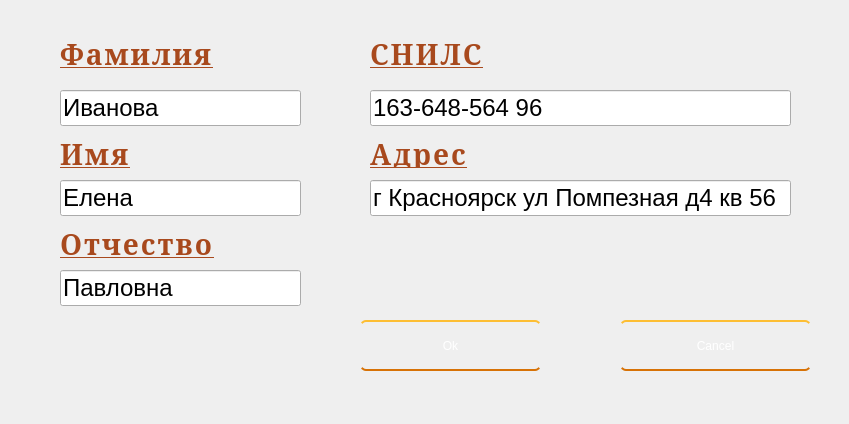
<?xml version="1.0" encoding="UTF-8"?>
<ui version="4.0">
 <class>Dialog</class>
 <widget class="QDialog" name="Dialog">
  <property name="geometry">
   <rect>
    <x>0</x>
    <y>0</y>
    <width>849</width>
    <height>424</height>
   </rect>
  </property>
  <property name="windowTitle">
   <string>Изменить личную информацию</string>
  </property>
  <property name="styleSheet">
   <string notr="true">QWidget{
background-image: url(background.jpg);
}</string>
  </property>
  <widget class="QPushButton" name="accepted_btn">
   <property name="geometry">
    <rect>
     <x>360</x>
     <y>320</y>
     <width>181</width>
     <height>51</height>
    </rect>
   </property>
   <property name="styleSheet">
    <string notr="true">QPushButton {
  display: inline-block;
  color: white;
  text-decoration: none;
  padding: .2em 2em;
  outline: none;
  border-width: 2px 0;
  border-style: solid none;
  border-color: #FDBE33 #000 #D77206;
  border-radius: 6px;
  background: linear-gradient(#F3AE0F, #E38916) #E38916;
  transition: 0.2s;
} 
QPushButton:active { 
background: linear-gradient(#f59500, #f5ae00) #f59500; 
}
QPushButton:hover{ 
background: linear-gradient(#f5ae00, #f59500) #f5ae00; 
}</string>
   </property>
   <property name="text">
    <string>Ok</string>
   </property>
  </widget>
  <widget class="QPushButton" name="canceled_btn">
   <property name="geometry">
    <rect>
     <x>620</x>
     <y>320</y>
     <width>191</width>
     <height>51</height>
    </rect>
   </property>
   <property name="styleSheet">
    <string notr="true">QPushButton {
  display: inline-block;
  color: white;
  text-decoration: none;
  padding: .2em 2em;
  outline: none;
  border-width: 2px 0;
  border-style: solid none;
  border-color: #FDBE33 #000 #D77206;
  border-radius: 6px;
  background: linear-gradient(#F3AE0F, #E38916) #E38916;
  transition: 0.2s;
} 
QPushButton:hover {
 background: linear-gradient(#f5ae00, #f59500) #f5ae00; 
}</string>
   </property>
   <property name="text">
    <string>Cancel</string>
   </property>
  </widget>
  <widget class="QLineEdit" name="ln_snils">
   <property name="geometry">
    <rect>
     <x>370</x>
     <y>90</y>
     <width>421</width>
     <height>36</height>
    </rect>
   </property>
   <property name="font">
    <font>
     <pointsize>18</pointsize>
     <weight>50</weight>
     <bold>false</bold>
    </font>
   </property>
   <property name="styleSheet">
    <string notr="true">QLineEdit:hover{
border: 2px solid #CB5721;
border-radius: 22px;
}</string>
   </property>
   <property name="text">
    <string>163-648-564 96</string>
   </property>
  </widget>
  <widget class="QLabel" name="lb_surname">
   <property name="geometry">
    <rect>
     <x>60</x>
     <y>40</y>
     <width>181</width>
     <height>28</height>
    </rect>
   </property>
   <property name="styleSheet">
    <string notr="true">QLabel{
background: rgb(0, 0, 0, 0); 
font-family: serif, Georgia;
font-size: 28px;
letter-spacing: 2px;
word-spacing: 2px;
color: #A8491D;
font-weight: 700;
text-decoration: underline rgb(68, 68, 68);
font-style: normal;
font-variant: small-caps;
text-transform: none;
}</string>
   </property>
   <property name="text">
    <string>Фамилия</string>
   </property>
  </widget>
  <widget class="QLineEdit" name="ln_surname">
   <property name="geometry">
    <rect>
     <x>60</x>
     <y>90</y>
     <width>241</width>
     <height>36</height>
    </rect>
   </property>
   <property name="font">
    <font>
     <pointsize>18</pointsize>
     <weight>50</weight>
     <bold>false</bold>
    </font>
   </property>
   <property name="styleSheet">
    <string notr="true">QLineEdit:hover{
border: 2px solid #CB5721;
border-radius: 22px;
}</string>
   </property>
   <property name="text">
    <string>Иванова</string>
   </property>
  </widget>
  <widget class="QLabel" name="lb_snils">
   <property name="geometry">
    <rect>
     <x>370</x>
     <y>40</y>
     <width>141</width>
     <height>28</height>
    </rect>
   </property>
   <property name="styleSheet">
    <string notr="true">QLabel{
background: rgb(0, 0, 0, 0); 
font-family: serif, Georgia;
font-size: 28px;
letter-spacing: 2px;
word-spacing: 2px;
color: #A8491D;
font-weight: 700;
text-decoration: underline rgb(68, 68, 68);
font-style: normal;
font-variant: small-caps;
text-transform: none;
}</string>
   </property>
   <property name="text">
    <string>СНИЛС</string>
   </property>
  </widget>
  <widget class="QLineEdit" name="ln_name">
   <property name="geometry">
    <rect>
     <x>60</x>
     <y>180</y>
     <width>241</width>
     <height>36</height>
    </rect>
   </property>
   <property name="font">
    <font>
     <pointsize>18</pointsize>
     <weight>50</weight>
     <bold>false</bold>
    </font>
   </property>
   <property name="styleSheet">
    <string notr="true">QLineEdit:hover{
border: 2px solid #CB5721;
border-radius: 22px;
}</string>
   </property>
   <property name="text">
    <string>Елена</string>
   </property>
  </widget>
  <widget class="QLabel" name="lb_name">
   <property name="geometry">
    <rect>
     <x>60</x>
     <y>140</y>
     <width>81</width>
     <height>28</height>
    </rect>
   </property>
   <property name="styleSheet">
    <string notr="true">QLabel{
background: rgb(0, 0, 0, 0); 
font-family: serif, Georgia;
font-size: 28px;
letter-spacing: 2px;
word-spacing: 2px;
color: #A8491D;
font-weight: 700;
text-decoration: underline rgb(68, 68, 68);
font-style: normal;
font-variant: small-caps;
text-transform: none;
}</string>
   </property>
   <property name="text">
    <string>Имя</string>
   </property>
  </widget>
  <widget class="QLineEdit" name="ln_patronymic">
   <property name="geometry">
    <rect>
     <x>60</x>
     <y>270</y>
     <width>241</width>
     <height>36</height>
    </rect>
   </property>
   <property name="font">
    <font>
     <pointsize>18</pointsize>
     <weight>50</weight>
     <bold>false</bold>
    </font>
   </property>
   <property name="styleSheet">
    <string notr="true">QLineEdit:hover{
border: 2px solid #CB5721;
border-radius: 22px;
}</string>
   </property>
   <property name="text">
    <string>Павловна</string>
   </property>
  </widget>
  <widget class="QLabel" name="lb_patronymic">
   <property name="geometry">
    <rect>
     <x>60</x>
     <y>230</y>
     <width>211</width>
     <height>28</height>
    </rect>
   </property>
   <property name="styleSheet">
    <string notr="true">QLabel{
background: rgb(0, 0, 0, 0); 
font-family: serif, Georgia;
font-size: 28px;
letter-spacing: 2px;
word-spacing: 2px;
color: #A8491D;
font-weight: 700;
text-decoration: underline rgb(68, 68, 68);
font-style: normal;
font-variant: small-caps;
text-transform: none;
}</string>
   </property>
   <property name="text">
    <string>Отчество</string>
   </property>
  </widget>
  <widget class="QLabel" name="lb_address">
   <property name="geometry">
    <rect>
     <x>370</x>
     <y>140</y>
     <width>141</width>
     <height>28</height>
    </rect>
   </property>
   <property name="styleSheet">
    <string notr="true">QLabel{
background: rgb(0, 0, 0, 0); 
font-family: serif, Georgia;
font-size: 28px;
letter-spacing: 2px;
word-spacing: 2px;
color: #A8491D;
font-weight: 700;
text-decoration: underline rgb(68, 68, 68);
font-style: normal;
font-variant: small-caps;
text-transform: none;
}</string>
   </property>
   <property name="text">
    <string>Адрес</string>
   </property>
  </widget>
  <widget class="QLineEdit" name="ln_address">
   <property name="geometry">
    <rect>
     <x>370</x>
     <y>180</y>
     <width>421</width>
     <height>36</height>
    </rect>
   </property>
   <property name="font">
    <font>
     <pointsize>18</pointsize>
     <weight>50</weight>
     <bold>false</bold>
    </font>
   </property>
   <property name="styleSheet">
    <string notr="true">QLineEdit:hover{
border: 2px solid #CB5721;
border-radius: 22px;
}</string>
   </property>
   <property name="text">
    <string>г Красноярск ул Помпезная д4 кв 56</string>
   </property>
  </widget>
 </widget>
 <resources/>
 <connections/>
</ui>
